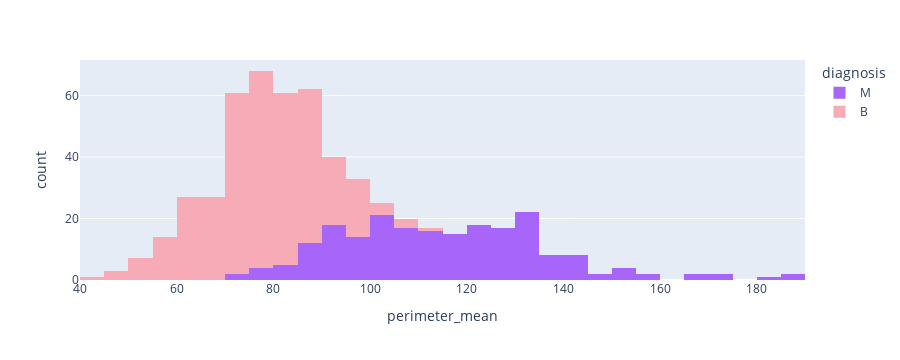

Here is the notebook cell this chart was saved with:
### Code cell
# Distribution plot for the Mean Perimeter parameter
px.histogram(data_frame=df,x='perimeter_mean',color='diagnosis',color_discrete_sequence=['#A865f9','#f6abb6'])

### Figure 1 — Plotly figure (JSON) as saved in the notebook; plotly's stock layout.template omitted (floating-point values rounded to 4 significant figures; data arrays with more than 128 entries replaced by an {"elided": "..."} marker saying what was removed)
{"data": [{"alignmentgroup": "True", "bingroup": "x", "hovertemplate": "diagnosis=M<br>perimeter_mean=%{x}<br>count=%{y}<extra></extra>", "legendgroup": "M", "marker": {"color": "#A865f9", "pattern": {"shape": ""}}, "name": "M", "offsetgroup": "M", "orientation": "v", "showlegend": true, "type": "histogram", "x": {"elided": "212 float values"}, "xaxis": "x", "yaxis": "y"}, {"alignmentgroup": "True", "bingroup": "x", "hovertemplate": "diagnosis=B<br>perimeter_mean=%{x}<br>count=%{y}<extra></extra>", "legendgroup": "B", "marker": {"color": "#f6abb6", "pattern": {"shape": ""}}, "name": "B", "offsetgroup": "B", "orientation": "v", "showlegend": true, "type": "histogram", "x": {"elided": "357 float values"}, "xaxis": "x", "yaxis": "y"}], "layout": {"barmode": "relative", "height": 360, "legend": {"title": {"text": "diagnosis"}, "tracegroupgap": 0}, "margin": {"t": 60}, "xaxis": {"anchor": "y", "autorange": true, "domain": [0, 1], "range": [40, 190], "title": {"text": "perimeter_mean"}, "type": "linear"}, "yaxis": {"anchor": "x", "autorange": true, "domain": [0, 1], "range": [0, 71.58], "title": {"text": "count"}}}}
